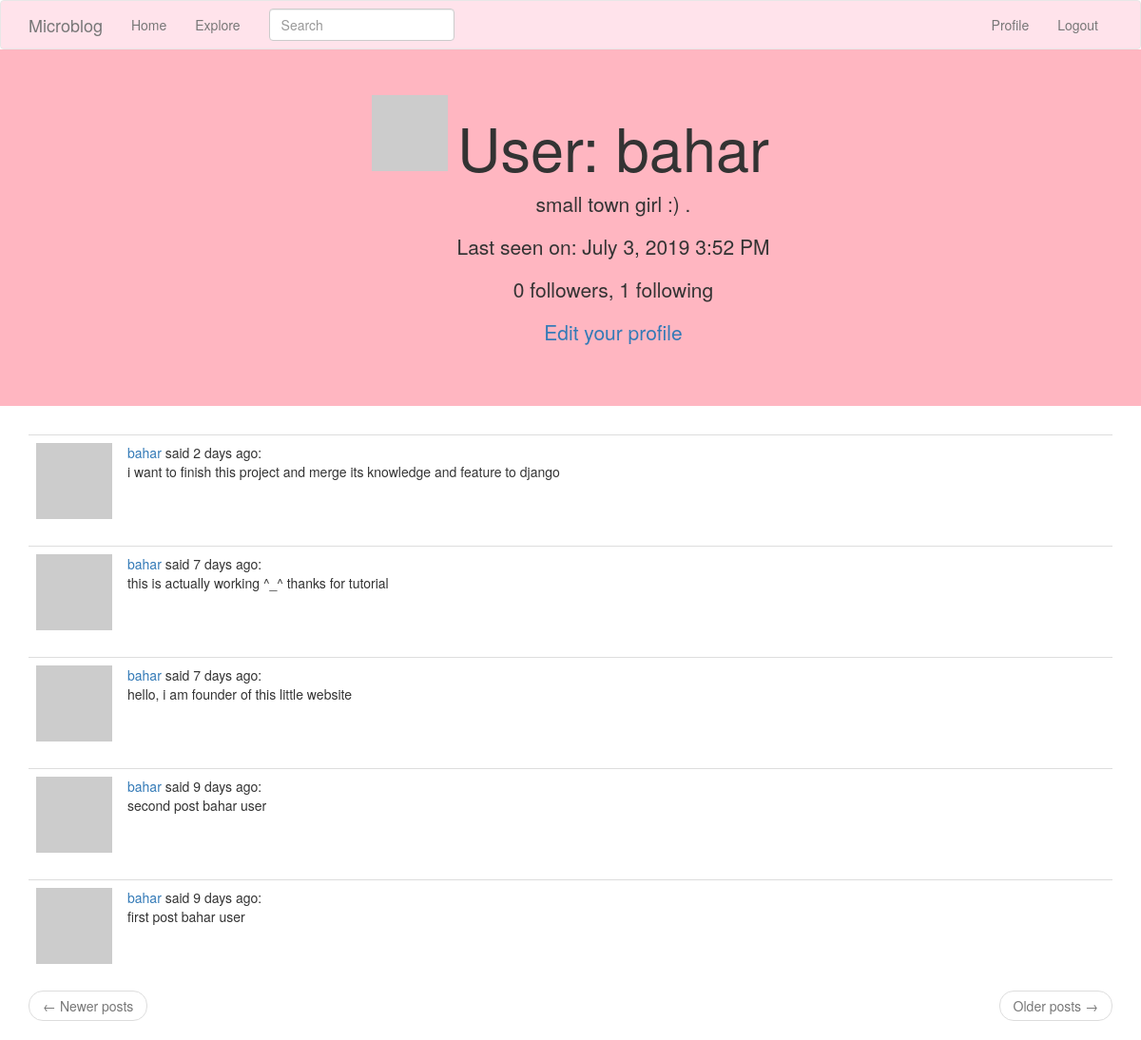
The app's page /user/bahar (signed in), older data.
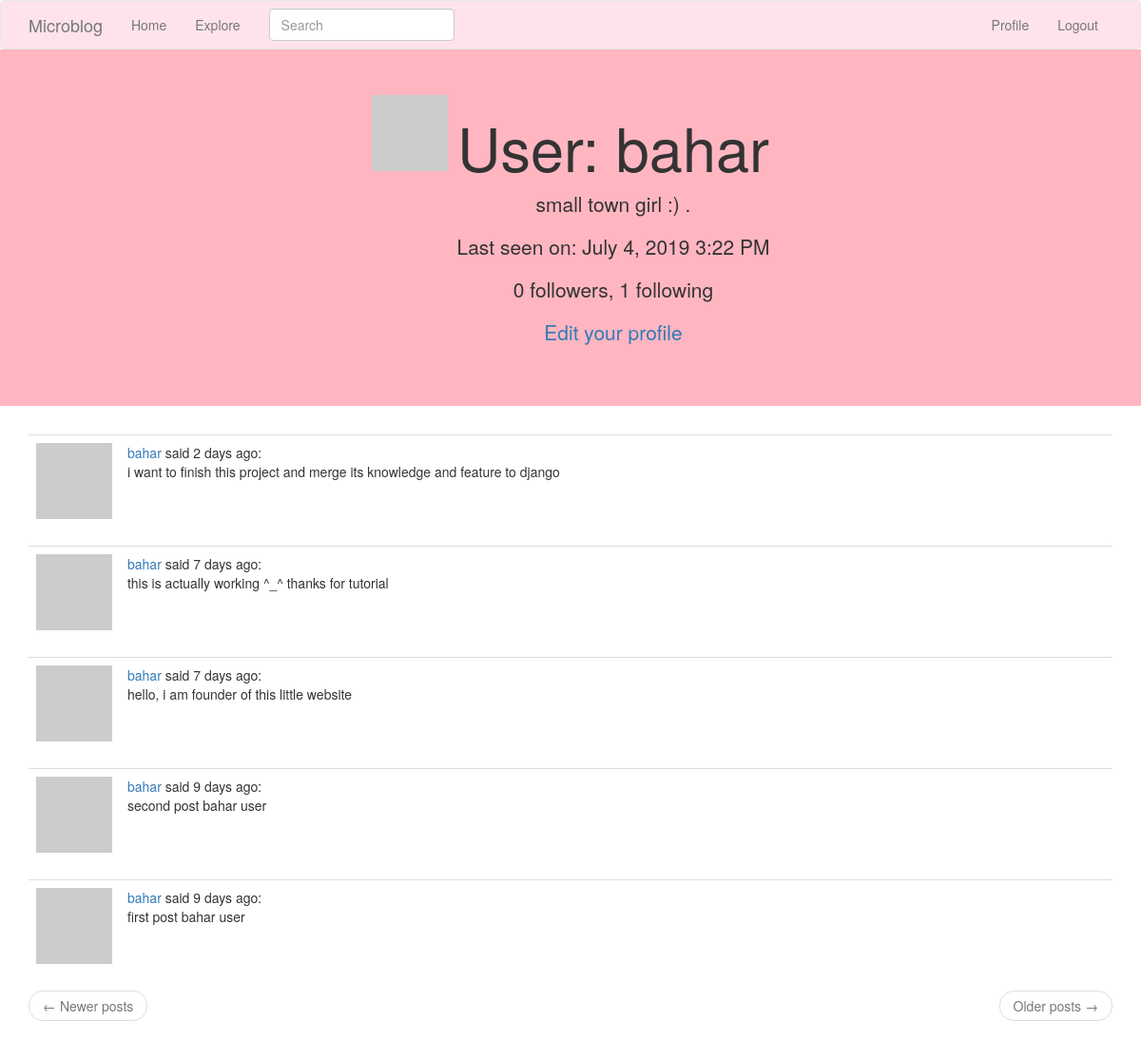
The same page, newer data.
### app/models.py (models this page shows, shortened)
class User(UserMixin, db.Model):
    id = db.Column(db.Integer, primary_key=True)
    username = db.Column(db.String(64), index=True, unique=True)
    email = db.Column(db.String(120), index=True, unique=True)
    password_hash = db.Column(db.String(128))
    posts = db.relationship('Post', backref='author', lazy='dynamic')
    about_me = db.Column(db.String(140))
    last_seen = db.Column(db.DateTime, default=datetime.utcnow)
    def avatar(self, size):
        digest = md5(self.email.lower().encode('utf-8')).hexdigest()
        return 'https://www.gravatar.com/avatar/{}?d=identicon&s={}'.format(
            digest, size)
    followed = db.relationship(
        'User', secondary=followers,
        primaryjoin=(followers.c.follower_id == id),
        secondaryjoin=(followers.c.followed_id == id),
        backref=db.backref('followers', lazy='dynamic'), lazy='dynamic')

class SearchableMixin(object):
    @classmethod
    def before_commit(cls, session):
        session._changes = {
            'add': list(session.new),
            'update': list(session.dirty),
            'delete': list(session.deleted)
        }
    @classmethod
    def after_commit(cls, session):
        for obj in session._changes['add']:
            if isinstance(obj, SearchableMixin):
                add_to_index(obj.__tablename__, obj)
        for obj in session._changes['update']:
            if isinstance(obj, SearchableMixin):
                add_to_index(obj.__tablename__, obj)
        for obj in session._changes['delete']:
            if isinstance(obj, SearchableMixin):
                remove_from_index(obj.__tablename__, obj)
        session._changes = None

class Post(SearchableMixin, db.Model):
    __searchable__=['body']
    id = db.Column(db.Integer, primary_key=True)
    body = db.Column(db.String(140))
    timestamp = db.Column(db.DateTime, index=True, default=datetime.utcnow)
    user_id = db.Column(db.Integer, db.ForeignKey('user.id'))
    language = db.Column(db.String(5))

### app/main/routes.py (the view)
@bp.route('/user/<username>')
@login_required
def user(username):
    user = User.query.filter_by(username=username).first_or_404()
    page = request.args.get('page', 1, type=int)
    posts = user.posts.order_by(Post.timestamp.desc()).paginate(
        page, current_app.config['POSTS_PER_PAGE'], False)
    next_url = url_for('main.user', username=user.username, page=posts.next_num) \
        if posts.has_next else None
    prev_url = url_for('main.user', username=user.username, page=posts.prev_num) \
        if posts.has_prev else None
    return render_template('user.html', user=user, posts=posts.items,
                           next_url=next_url, prev_url=prev_url)

### app/main/forms.py
class SearchForm(FlaskForm):
    q = StringField(_l('Search'), validators=[DataRequired()])
    def __init__(self, *args, **kwargs):
        if 'formdata' not in kwargs:
            kwargs['formdata'] = request.args
        if 'csrf_enabled' not in kwargs:
            kwargs['csrf_enabled'] = False
        super(SearchForm, self).__init__(*args, **kwargs)

### app/main/routes.py (called while the page is built)
@bp.before_app_request
def before_request():
    if current_user.is_authenticated:
        current_user.last_seen = datetime.utcnow()
        db.session.commit()
        g.search_form = SearchForm()
    g.locale = str(get_locale())

### app/models.py (called while the page is built)
@login.user_loader
def load_user(id):
    return User.query.get(int(id))

### app/templates/user.html
{% extends "base.html" %}
{% block app_content %}
    <div class="jumbotron text-center" style="background-color:#FFB6C1">
    <table align="center">
        <tr valign="top">
            <td style="padding-right:10px;"><img src="{{ user.avatar(128) }}"></td>
            <td><h1>{{ _('User') }}: {{ user.username }}</h1>
        {% if user.about_me %}<p>{{ user.about_me }}</p>{% endif %}
        {% if user.last_seen %}<p>{{ _('Last seen on') }}: {{ moment(user.last_seen).format('LLL') }}</p>{% endif %}
        <p>{{ _('%(count)d followers', count=user.followers.count()) }}, {{ _('%(count)d following', count=user.followed.count()) }}</p>
        {% if user == current_user %}
        <p><a href="{{ url_for('main.edit_profile') }}">{{ _('Edit your profile') }}</a></p>
        {% elif not current_user.is_following(user) %}
        <p><a href="{{ url_for('main.follow', username=user.username) }}">{{ _('Follow') }}</a></p>
        {% else %}
        <p><a href="{{ url_for('main.unfollow', username=user.username) }}">{{ _('Unfollow') }}</a></p>
        {% endif %}
            </td>
        </tr>
    </table>
    </div>
    <div class="container" >
    {% for post in posts %}
        {% include '_post.html' %}
    {% endfor %}
    <nav aria-label="...">
        <ul class="pager">
            <li class="previous{% if not prev_url %} disabled{% endif %}">
                <a href="{{ prev_url or '#' }}">
                    <span aria-hidden="true">&larr;</span> {{ _('Newer posts') }}
                </a>
            </li>
            <li class="next{% if not next_url %} disabled{% endif %}">
                <a href="{{ next_url or '#' }}">
                    {{ _('Older posts') }} <span aria-hidden="true">&rarr;</span>
                </a>
            </li>
        </ul>
    </nav>
    </div>
{% endblock %}

### app/templates/base.html (shortened to what this page needs)
{% extends 'bootstrap/base.html' %}
{% block navbar %}
       <nav class="navbar navbar-default" style="margin-bottom:0; background-color: #FFE3EB;">
        <div class="container">
    <div class="navbar-header">
      <a class="navbar-brand" href="{{ url_for('main.index') }}">Microblog</a>
    </div>
     <div class="collapse navbar-collapse" id="bs-example-navbar-collapse-1">
     <ul class="nav navbar-nav">
        <li><a href="{{ url_for('main.index') }}">{{ _('Home') }}</a></li>
        <li><a href="{{ url_for('main.explore') }}">{{ _('Explore') }}</a></li></ul>
                {% if g.search_form %}
                <form class="navbar-form navbar-left" method="get"
                        action="{{ url_for('main.search') }}">
                    <div class="form-group">
                        {{ g.search_form.q(size=20, class='form-control',
                            placeholder=g.search_form.q.label.text) }}
                    </div>
                </form>
                {% endif %}
        <ul class="nav navbar-nav navbar-right">
        {% if current_user.is_anonymous %}
        <li><a href="{{ url_for('auth.login') }}">{{ _('Login') }}</a></li>
        {% else %}
        <li><a href="{{ url_for('main.user', username=current_user.username) }}">{{ _('Profile') }}</a></li>
        <li><a href="{{ url_for('auth.logout') }}">{{ _('Logout') }}</a></li>
        {% endif %}
        </ul></div></div></nav>
{% endblock %}
{% block content %}
        {% block app_content %}{% endblock %}
{% endblock %}

### app/templates/_post.html (shortened to what this page needs)
    <table class="table table-hover">
        <tr>
            <td width="70px">
                <a href="{{ url_for('main.user', username=post.author.username) }}">
                    <img src="{{ post.author.avatar(70) }}" />
                </a>
            </td>
            <td>
               {{ _('%(username)s said %(when)s', username=user_link,  when=moment(post.timestamp).fromNow()) }}:
                <br>
                {{ post.body }}
            </td>
        </tr>
    </table>

Row changes from the older to the newer data that the page shows:
changed User "bahar": last_seen "July 3, 2019 3:52 PM" → "July 4, 2019 3:22 PM"
